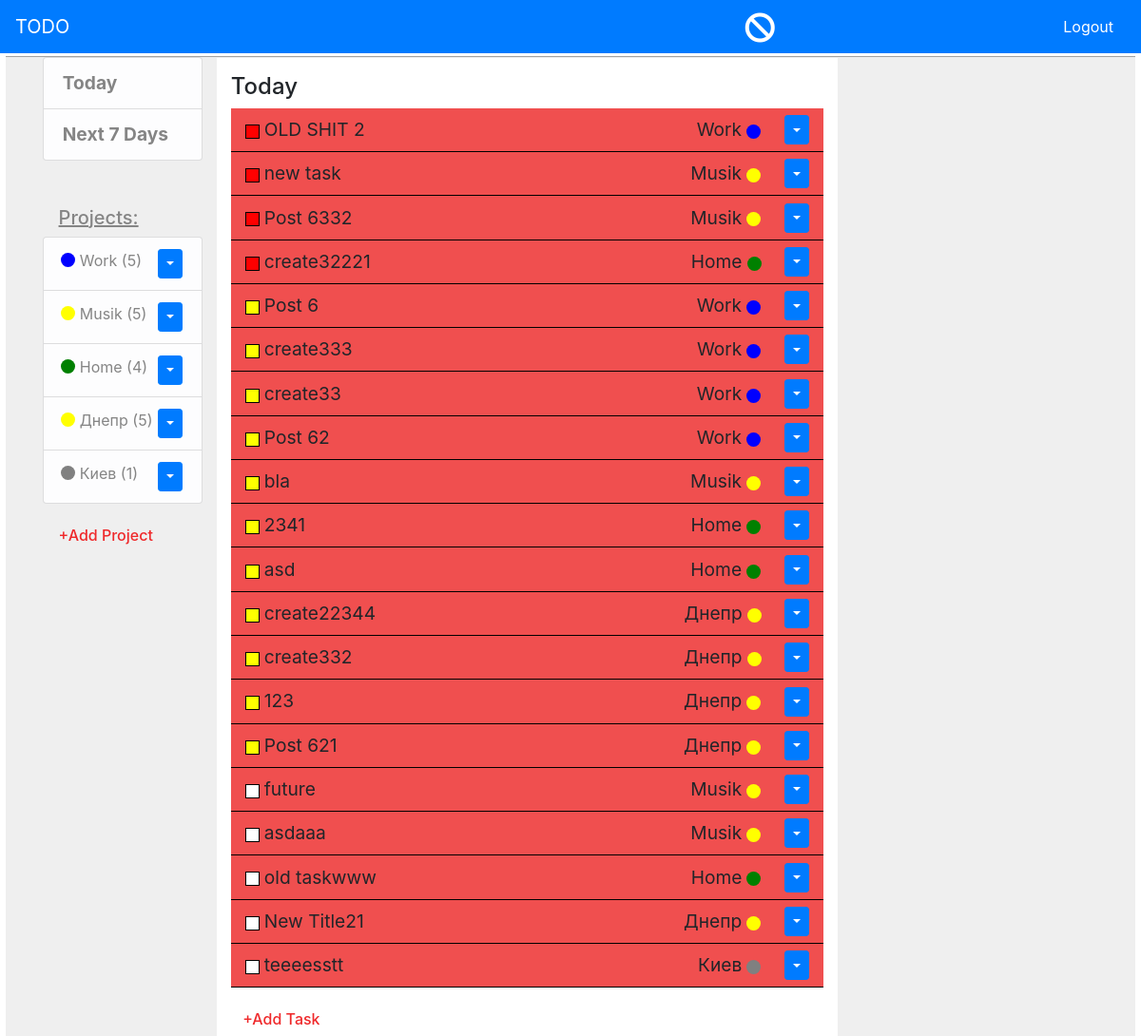
Page / (signed in) on the committed database.
### to_do/models.py (models this page shows, shortened)
class Project(models.Model):
	title = models.CharField(max_length = 150)
	color = models.CharField(max_length = 20)
	user = models.ForeignKey(settings.AUTH_USER_MODEL, on_delete = models.CASCADE, related_name = 'user', blank = True)
	def __str__(self):
		return self.title

class Task(models.Model):
	HIGH = -1
	MIDDLE = 0
	LOW = 1
	PRIORITY = ((HIGH, 'red'),(MIDDLE, 'yellow'),(LOW, 'white'))
	COMPLETED = 1
	UNCOMPLETED = 0
	STATUS = ((COMPLETED, 'Completed'),(UNCOMPLETED, 'Uncompleted'))
	project = models.ForeignKey(Project, on_delete = models.CASCADE, related_name = 'project')
	title = models.CharField(max_length = 150)
	priority = models.IntegerField(choices = PRIORITY, default = MIDDLE)
	status = models.IntegerField(choices = STATUS, default = UNCOMPLETED)
	timestamp = models.DateTimeField(blank = True, default = timezone.now)
	class Meta:
		ordering = ['priority']

### to_do/views.py (the view)
# urls.py: path('', ProjectListView.as_view(), name = 'base_view'),
class ProjectListView( MainClass, DetailMixin, CreateFormMixin, ListView):
	title = 'Today'
	redirect_path = '/'

### to_do/templates/to_do/base.html (shortened to what this page needs)
{% extends 'base.html' %}
{% load crispy_forms_tags %}
{% block sidebar %}
	{% if user.is_active %}
		{% include 'to_do/includes/sidebar.html' %}
	{% endif %}
{% endblock %}
{% block content %}
	{% if user.is_active %}
		{% include 'to_do/includes/content.html' %}
	{% else %}
	<div class = 'container'>
		<h4>You must <a href="{% url 'login_view' %}">Log In</a> before see all.</h4>
		<h5>If you don't have an account, you can <a href="{% url 'registration' %}">Register</a></h5>
	</div>
	{% endif %}
{% endblock %}

### to_do/templates/to_do/includes/sidebar.html (shortened to what this page needs)
{% load crispy_forms_tags %}
		  <div class="content-section">
	          <ul class="list-group first-ul">
	            <li class="list-group-item list-group-item-light"><a href="{% url 'base_view' %}">Today</a></li>
	            <li class="list-group-item list-group-item-light"><a href="{% url 'task_7today' %}">Next 7 Days</a></li>
	          </ul>
	          <br><br>
	          <h5 id = 'pr-title'>Projects:</h5>
	          <ul class="list-group">
	          	{% for project in projects %}
	            <li class="list-group-item list-group-item-light">
	            	<div class="circle" style = 'background-color: {{ project.color|lower }}'></div>
	            	<a href="{% url 'project-list' project.id project.title %}">{{ project.title }}
						{%for count in count_task%}
							{% if project.id ==  count.project%}
								({{count.count}})
							{% endif %}
						{%endfor%}
	            	</a>
	            	<div class="dropdown" style = 'float:right;'>
					  <button class="btn btn-primary btn-sm dropdown-toggle" type="button" id="dropdownMenuButton" data-toggle="dropdown" aria-haspopup="true" aria-expanded="false" ></button>
					</div>
	            </li>
	            {% endfor %}
	          </ul>
	          <br>
			  <h6 class = 'add-button-project'>+{{ button_project_title }}</h6>
	      </div>

### to_do/templates/to_do/includes/content_info.html (shortened to what this page needs)
{% for date in dates %}
					<h4 class = 'mt-3'>
						{% if title == 'Today' %}
							{{ title }}
						{% else %}
							<span style = 'font-size: 0.7em;'>{{ date.timestamp__date|date:'d M' }}</span>
						{% endif %}
					</h4>
							{%for comp in uncomplited_tasks%}
							{% if comp.timestamp.date < date.timestamp__date  %}
							<table class = 'uncomplited'>
								<tr>
									<td style = 'width:5%;'><div class="square" style = 'background-color: {{ comp.get_priority_display|lower }}'></div></td>
									<td style = 'width:65%;'>{{ comp.title }}</td>
									<td class = 'task-td' style = 'width:20%; '>{{ comp.project }}</td>
									<td style = 'width:10%;'><div class="circle" style = 'background-color: {{ comp.project.color|lower }}'></div></td>
									<td>
										<div class="dropdown" style = 'float:right;'>
										  <button class="btn btn-primary btn-sm dropdown-toggle" type="button" id="dropdownMenuButton" data-toggle="dropdown" aria-haspopup="true" aria-expanded="false" ></button>
										</div>
									</td>
								</tr>
							</table>
							{% endif %}
							{%endfor%}
				{% endfor %}

### static/css/main.css (style rules this page uses)
.container .uncomplited { background-color: #F04F4F; }
#pr-title { margin-left: 10%; color: #858585; text-decoration: underline; }
.add-button-project { color: #EF292B; margin-left: 10%; cursor: pointer; }
.list-group a, .first-ul a { color: #858585; }
.first-ul a { font-size: 1.2em; font-weight: bold; }
.circle { width: 15px; height: 15px; border-radius: 50%; background: #000; float: left; margin: 4px 5px 0px -2px; }
.container .circle { margin: 4px 5px 0px 5px; }
.container table { width:100%; }
.container table tr { border-bottom: 1px solid black; }
.container table td { padding: 7px 0px; font-size: 1.2em; }
.square { width: 15px; height: 15px; float: left; margin: 4px 5px 0px 15px; border: 1px solid black; }
.task-td { text-align: right; margin-left: -20px; }
.container .dropdown { margin-right: 60%; }

### rows in the picture
Project: title "Work", count "5"
Project: title "Musik", count "5"
Project: title "Home", count "4"
Project: title "Днепр", count "5"
Project: title "Киев", count "1"
Task: priority -1 (drawn), title "OLD SHIT 2", project "Work"
Task: priority -1 (drawn), title "new task", project "Musik"
Task: priority -1 (drawn), title "Post 6332", project "Musik"
Task: priority -1 (drawn), title "create32221", project "Home"
Task: priority 0 (drawn), title "Post 6", project "Work"
Task: priority 0 (drawn), title "create333", project "Work"
Task: priority 0 (drawn), title "create33", project "Work"
Task: priority 0 (drawn), title "Post 62", project "Work"
Task: priority 0 (drawn), title "bla", project "Musik"
Task: priority 0 (drawn), title "2341", project "Home"
Task: priority 0 (drawn), title "asd", project "Home"
Task: priority 0 (drawn), title "create22344", project "Днепр"
Task: priority 0 (drawn), title "create332", project "Днепр"
Task: priority 0 (drawn), title "123", project "Днепр"
Task: priority 0 (drawn), title "Post 621", project "Днепр"
Task: priority 1 (drawn), title "future", project "Musik"
Task: priority 1 (drawn), title "asdaaa", project "Musik"
Task: priority 1 (drawn), title "old taskwww", project "Home"
Task: priority 1 (drawn), title "New Title21", project "Днепр"
Task: priority 1 (drawn), title "teeeesstt", project "Киев"

### other values in the picture
{{ button_project_title }} "Add Project"
{{ title }} "Today"
{{ button_task_title }} "Add Task"
